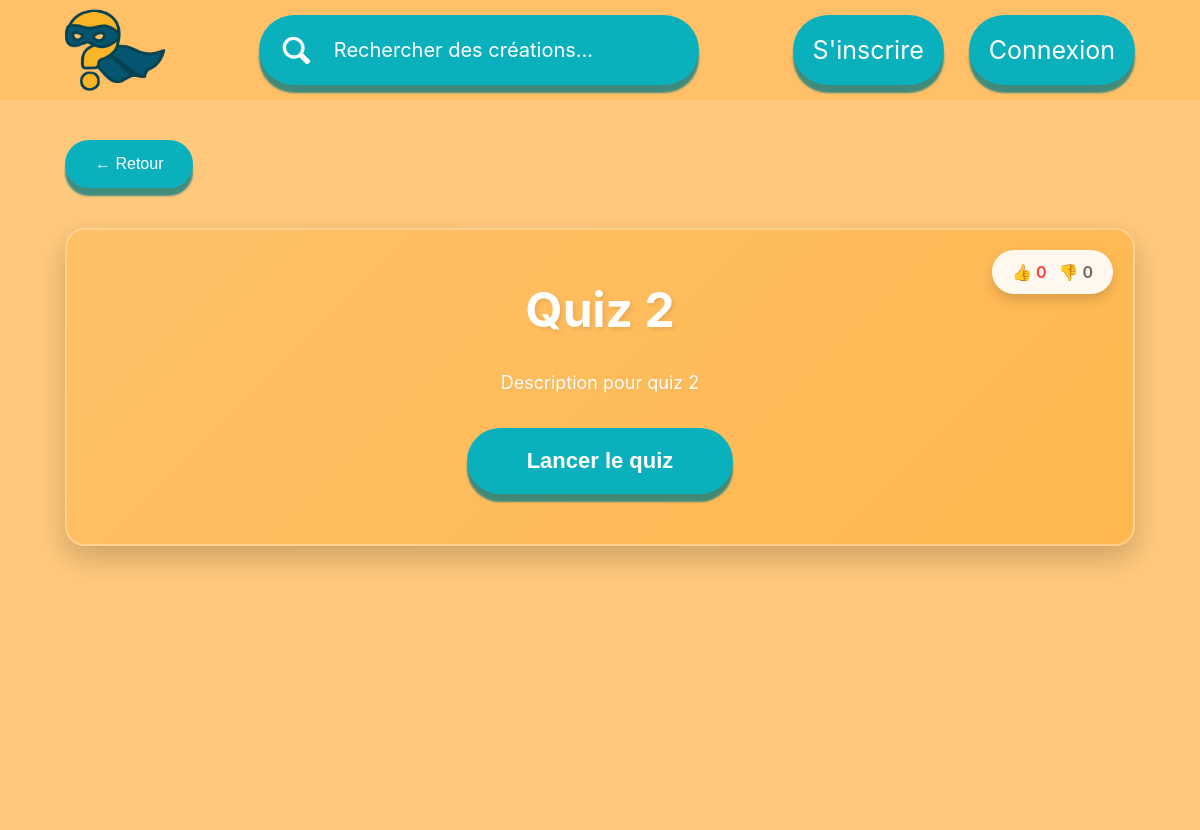
The page /?page=pageInterQuiz&type=test&id=2 on the database as committed earlier.
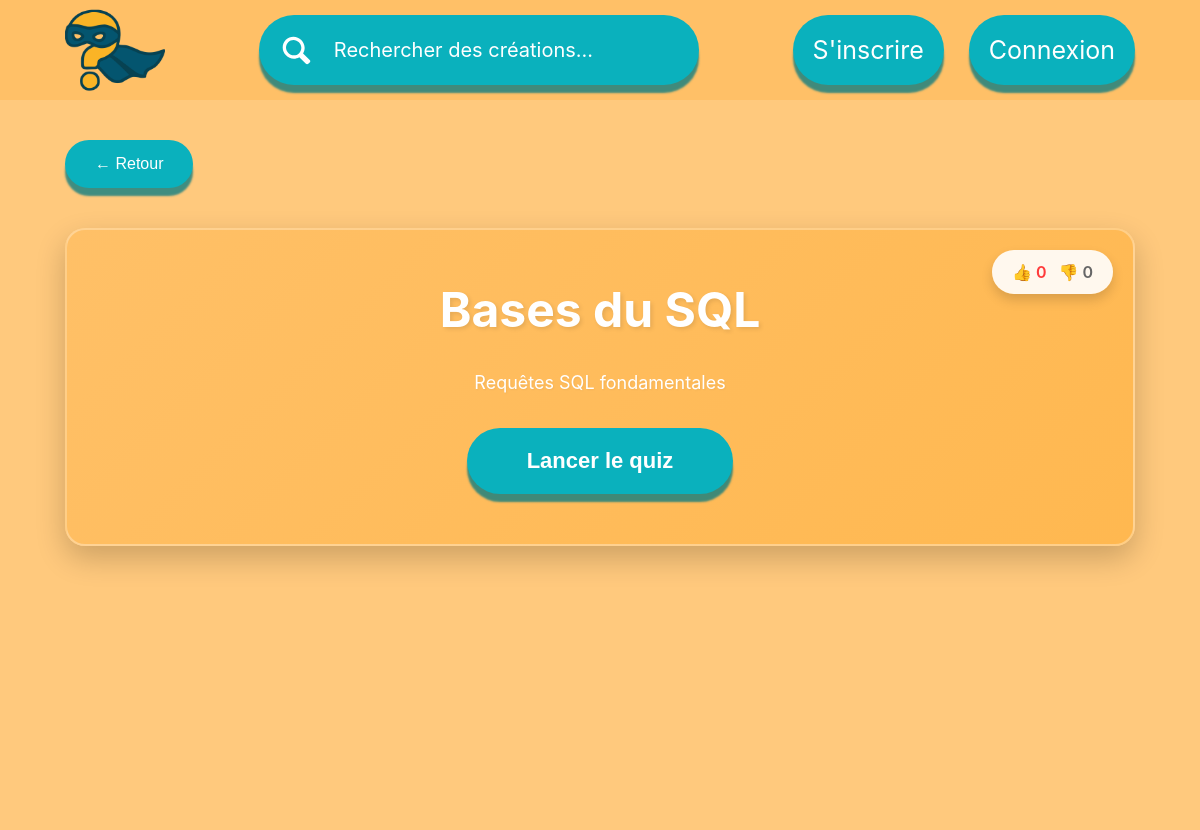
The same page on the database as committed later.
### tables this page shows
CREATE TABLE quiz(
                id INTEGER PRIMARY KEY AUTOINCREMENT,
                user_id INTEGER,
                title TEXT NOT NULL,
                description TEXT,
                difficulty INTEGER,
                disponibilite TEXT,
                date DATE,
                genre TEXT NOT NULL,
                FOREIGN KEY (user_id) REFERENCES users(id) ON DELETE CASCADE,
                CHECK (genre IN ('flashcard','standard','test')),
                CHECK (disponibilite IN ('public','private','ami'))
            );

### src/controllers/PageInterController.php (called while the page is built, shortened)
<?php
require_once ROOT . '/src/models/PageInterModel.php';
require_once ROOT . '/config/config.php';
class PageInterController
{
    private PageInterModel $model;
    public function __construct()
    {
        $this->db = getDbConnection();
        $this->model = new PageInterModel($this->db);
    }
    public function index($quizId,$type)
    {
        $quizInfo = $this->model->getQuizInfo($quizId);
        require ROOT . '/src/views/quiz/pageInterQuiz.php';
    }
}
?>

### config/config.php (called while the page is built, shortened)
<?php
function getDbConnection()
{
    try {
        $conn = new PDO("sqlite:" . ROOT . "/database/database.db");
        $conn->setAttribute(PDO::ATTR_ERRMODE, PDO::ERRMODE_EXCEPTION);
        $conn->setAttribute(PDO::ATTR_TIMEOUT, 5000);
        $conn->exec("PRAGMA journal_mode = WAL");
    } catch (PDOException $e) {
        die("Connection failed: " . $e->getMessage());
    } catch (Exception $e) {
        die("Error: " . $e->getMessage());
    }
    return $conn;
}

### src/models/PageInterModel.php (called while the page is built, shortened)
<?php
class PageInterModel
{
    private $db;
    public function __construct($db)
    {
        $this->db = $db;
    }
    public function getQuizInfo(int $quizId): array
    {
        $stmt = $this->db->prepare("
            SELECT id, title, description
            FROM quiz
            WHERE id = ?
        ");
        $stmt->execute([$quizId]);
        return $stmt->fetch(PDO::FETCH_ASSOC) ?: [];
    }
}

### src/views/quiz/pageInterQuiz.php (the view, shortened to what this page needs)
<?php
    require __DIR__ . '/../partials/header.php';
?>
<div class="inter-quiz-container">
    <button class="btn-back" onclick="window.location.href='?page=home'">
        ← Retour
    </button>
    <div class="quiz-info">
        <div class="quiz-reactions">
            <div class="reactions-display">
                <span class="reaction-count like">👍 <?= htmlspecialchars($reactions['nbjaime'] ?? 0) ?></span>
                <span class="reaction-count dislike">👎 <?= htmlspecialchars($reactions['nbjaimepas'] ?? 0) ?></span>
            </div>
        </div>
        <h1><?= htmlspecialchars($quizInfo['title'] ?? 'Quiz') ?></h1>
        <div class="quiz-description">
            <p><?= htmlspecialchars($quizInfo['description'] ?? 'Pas de description disponible') ?></p>
        </div>
        <button class="btn-launch" onclick="window.location.href='?page=<?= $type ?>&id=<?= $quizId ?>'">
            Lancer le quiz
        </button>
    </div>
</div>

Rows that differ between the two databases and show on the page:
changed quiz: title "Quiz 2" → "Bases du SQL"; description "Description pour quiz 2" → "Requêtes SQL fondamentales"
